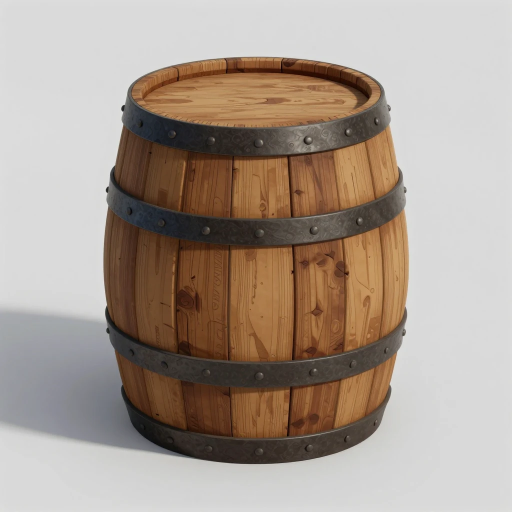
#> input picture 3d-static-props/findings/samples-2026-10-02-shape-set/concepts/barrel_s12.webp, 1024 x 1024 px (shown at 1/2 size)
$ python -i derive_pbr.py   (imports and definitions only)
#> lines starting #> are read from the running program, lines starting #| are printed output that depends on the picture
#> further down, picture is the input picture: PIL image 1024x1024 RGB; mean R, G, B 169, 155.5, 144.6
#!/usr/bin/env python3
"""Derive a Bevy-ready PBR map set from a single albedo — deterministic, PIL-only, fully clean.

From an albedo we produce: a seamless albedo, a tangent-space normal map (Sobel-style from a
height proxy), roughness, metallic (flat per material), a packed metallic-roughness texture
(Bevy: R=0, G=roughness, B=metallic), an AO/occlusion map (cavity), and a height map. Quality is
an approximation (single-image derivation) — good for mid/background surfaces.

Usage: python derive_pbr.py albedo.png out_dir name --metal 0.85 --rough-base 150
"""
import argparse
from pathlib import Path

from PIL import Image, ImageChops, ImageDraw, ImageFilter, ImageOps, ImageStat

L = "L"


def flatten_luminance(img: Image.Image, radius: int = 96) -> Image.Image:
    """Delight: remove low-frequency luminance variation (a baked highlight sweep / vignette /
    gradient) while preserving high-frequency surface detail and each channel's mean colour.

    For each channel: out = channel - blur(luma) + channel_mean (clamped). The large-scale lighting
    gradient cancels; the fine grain/scratches survive. Pure PIL, deterministic — for flat metal
    albedos the txt2img model tends to render as a lit surface."""
#> called with radius = 96
    low = img.convert(L).filter(ImageFilter.GaussianBlur(radius))
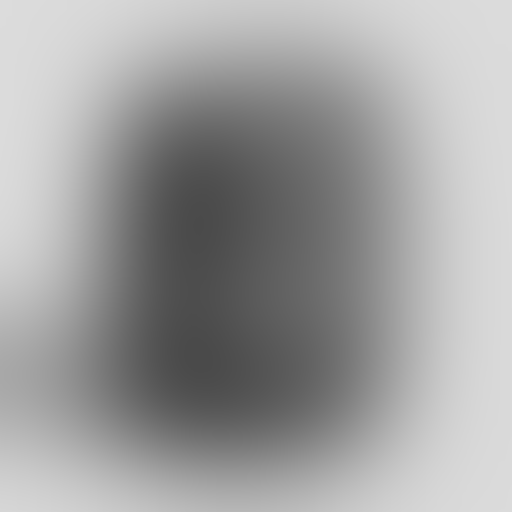
#> low: PIL image 1024x1024 L (shown at 1/2 size); min 74, max 220, mean 159.1
    out = []
    for ch in img.convert("RGB").split():
        m = int(round(ImageStat.Stat(ch).mean[0]))
        out.append(ImageChops.subtract(ch, low, 1.0, m))  # (ch - low) + m, clamped to [0,255]
#> this loop made 3 passes
#> m on passes 1 to 3: 169, 155, 145
#> after the loop, out = 3 items
    return Image.merge("RGB", out)
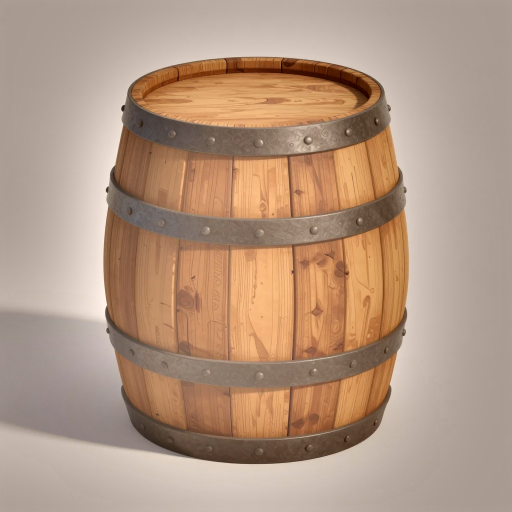
#> returned value: PIL image 1024x1024 RGB (shown at 1/2 size); mean R, G, B 178.8, 151.3, 130.5


# [35 lines left out: functions tone_balance, make_seamless, not called in this run]


def height_proxy(albedo: Image.Image) -> Image.Image:
    return ImageOps.autocontrast(albedo.convert(L)).filter(ImageFilter.GaussianBlur(1))


# [11 lines left out: function normal_map, not called in this run]


def roughness_map(albedo: Image.Image, base: int = 160, contrast: float = 0.6) -> Image.Image:
    g = ImageOps.autocontrast(albedo.convert(L))
    return g.point(lambda v: int(max(0, min(255, base + (v - 128) * contrast))))


# [62 lines left out: functions ao_map, derive, main, not called in this run]


# [2 lines not run here, left out]

>>> from PIL import Image
>>> picture = Image.open('../../3d-static-props/findings/samples-2026-10-02-shape-set/concepts/barrel_s12.webp')
>>> result = flatten_luminance(picture)

$ run again, on 3d-static-props/findings/samples-2026-10-02-shape-set/concepts/chair_s12.webp
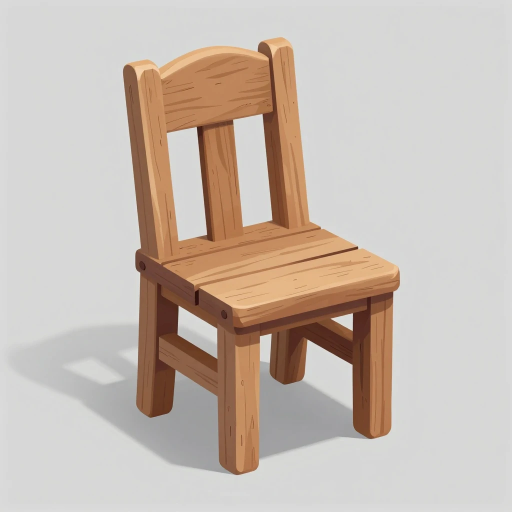
#> input picture 3d-static-props/findings/samples-2026-10-02-shape-set/concepts/chair_s12.webp, 1024 x 1024 px (shown at 1/2 size)
#> picture is the input picture: PIL image 1024x1024 RGB; mean R, G, B 199.4, 187.1, 177.9
#> in flatten_luminance, `low = img.convert(L).filter(ImageFilter.GaussianBlur(radius))`:
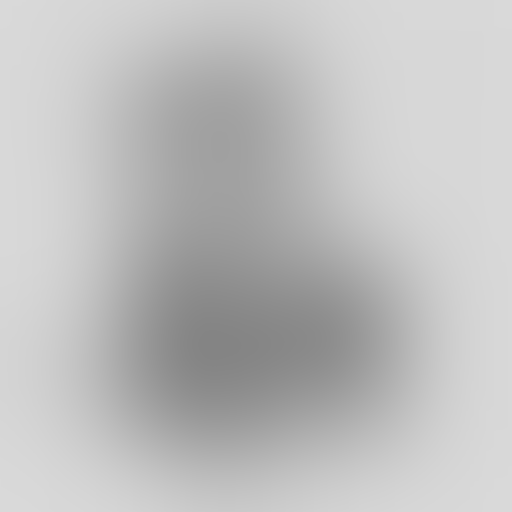
#> low: PIL image 1024x1024 L (shown at 1/2 size); min 132, max 217, mean 190.2
#> the loop in flatten_luminance, `for ch in img.convert("RGB").split():` made 3 passes
#> m on passes 1 to 3: 199, 187, 178
#> after the loop in flatten_luminance, `for ch in img.convert("RGB").split():`: out = 3 items
#> in flatten_luminance, `return Image.merge("RGB", out)`:
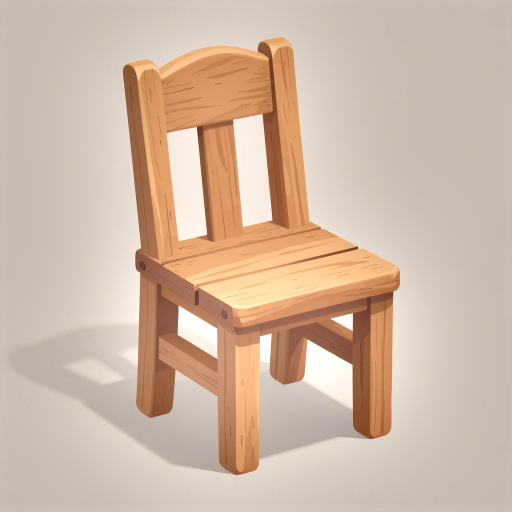
#> returned value: PIL image 1024x1024 RGB (shown at 1/2 size); mean R, G, B 207.5, 183.8, 165.6

$ run again, on 3d-static-props/findings/samples-2026-10-02-shape-set/concepts/stump_s12.webp
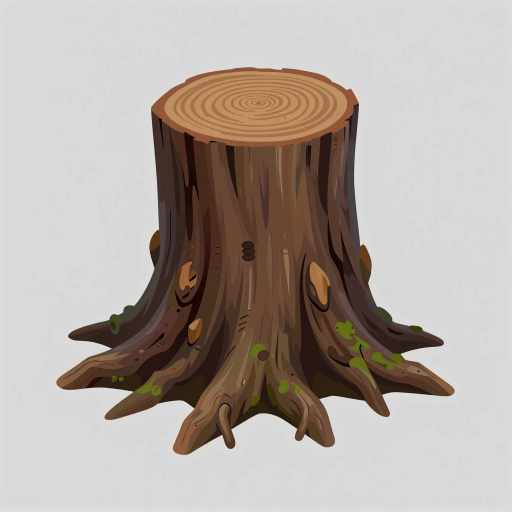
#> input picture 3d-static-props/findings/samples-2026-10-02-shape-set/concepts/stump_s12.webp, 1024 x 1024 px (shown at 1/2 size)
#> picture is the input picture: PIL image 1024x1024 RGB; mean R, G, B 177.5, 168.4, 161.9
#> in flatten_luminance, `low = img.convert(L).filter(ImageFilter.GaussianBlur(radius))`:
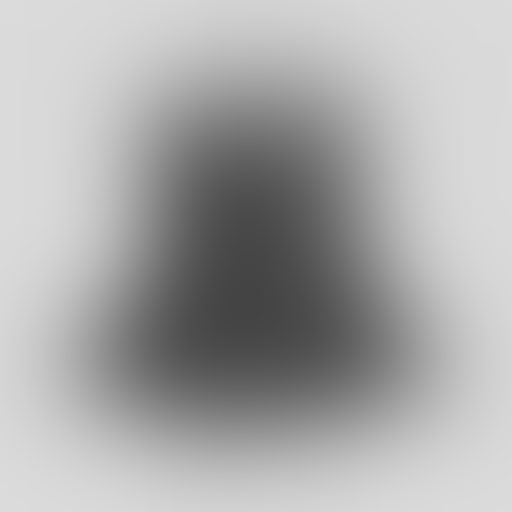
#> low: PIL image 1024x1024 L (shown at 1/2 size); min 68, max 219, mean 170.9
#> the loop in flatten_luminance, `for ch in img.convert("RGB").split():` made 3 passes
#> m on passes 1 to 3: 177, 168, 162
#> after the loop in flatten_luminance, `for ch in img.convert("RGB").split():`: out = 3 items
#> in flatten_luminance, `return Image.merge("RGB", out)`:
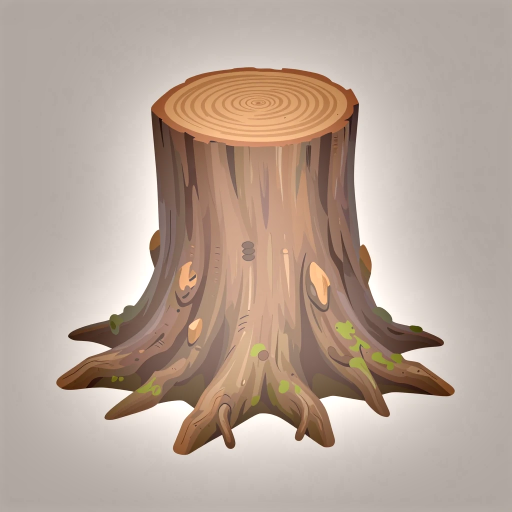
#> returned value: PIL image 1024x1024 RGB (shown at 1/2 size); mean R, G, B 183.5, 165.5, 153
